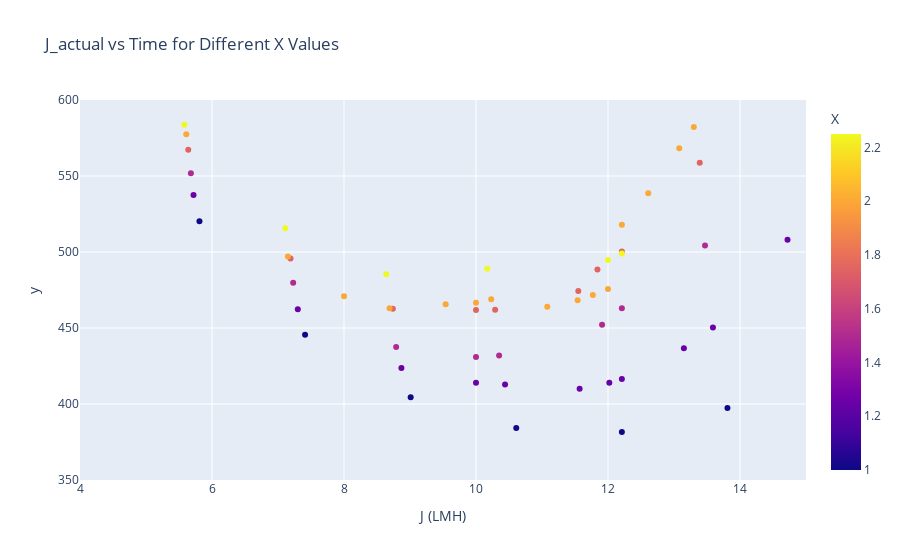

Here is the notebook cell this chart was saved with:
### Code cell
grouped_data_loop = []
for df_name, df in dataframes_loop.items():
    match = re.search(r"X(\d+\.\d+)", str(df_name))
    if match:
        X_value = float(match.group(1))
        J_actual_match = re.search(r"J_actual_(\d+\.\d+)", df_name)
        if J_actual_match:
            J_actual_value = float(J_actual_match.group(1))
            if '10nm_cumulative_yield' in df.columns:
                if df['10nm_cumulative_yield'].max() >= 0.85:
                    yield_index = df[df['10nm_cumulative_yield'] >= 0.85].index[0]
                else:
                    yield_index = df.index[-1]
                yield_index_row = df.loc[yield_index]
                grouped_data_loop.append({
                    'X': X_value,
                    'Diavolumes': yield_index_row['Diavolumes'],
                    'J_actual': J_actual_value,
                    'Time': yield_index_row['Time (s)'],
                    'Yield': yield_index_row['10nm_cumulative_yield']
                })

# Create a DataFrame from the grouped data
grouped_df_loop = pd.DataFrame(grouped_data_loop)

# Create the interactive scatter plot
fig_X = px.scatter(grouped_df_loop, y=grouped_df_loop['Time'] / 60, x='J_actual', color='X',
                   hover_data=['Time', 'J_actual', 'Diavolumes','Yield'],
                   labels={'Time': 'Time (min)', 'J_actual': 'J (LMH)'},
                   title='J_actual vs Time for Different X Values')

fig_X.update_layout(xaxis_range=[4, 15])
fig_X.update_layout(yaxis_range=[350, 600])

fig_X.show()

### Figure 1 — Plotly figure (JSON) as saved in the notebook; plotly's stock layout.template omitted (floating-point values rounded to 4 significant figures; data arrays with more than 128 entries replaced by an {"elided": "..."} marker saying what was removed)
{"data": [{"customdata": {"elided": "83x3 float values"}, "hovertemplate": "J (LMH)=%{x}<br>y=%{y}<br>Time (min)=%{customdata[0]}<br>Diavolumes=%{customdata[1]}<br>Yield=%{customdata[2]}<br>X=%{marker.color}<extra></extra>", "legendgroup": "", "marker": {"color": [1, 1, 1, 1, 1, 1, 1, 1, 1, 1, 1, 1, 1.25, 1.25, 1.25, 1.25, 1.25, 1.25, 1.25, 1.25, 1.25, 1.25, 1.25, 1.25, 1.25, 1.25, 1.25, 1.25, 1.25, 1.5, 1.5, 1.5, 1.5, 1.5, 1.5, 1.5, 1.5, 1.5, 1.5, 1.5, 1.5, 1.75, 1.75, 1.75, 1.75, 1.75, 1.75, 1.75, 1.75, 1.75, 1.75, 1.75, 1.75, 1.75, 1.75, 2, 2, 2, 2, 2, 2, 2, 2, 2, 2, 2, 2, 2, 2, 2, 2, 2, 2, 2.25, 2.25, 2.25, 2.25, 2.25, 2.25, 2.25, 2.25, 2.25, 2.25], "coloraxis": "coloraxis", "symbol": "circle"}, "mode": "markers", "name": "", "orientation": "v", "showlegend": false, "type": "scatter", "x": [12.21, 1, 5.81, 2.6, 15.42, 15.5, 15.8, 13.81, 10.61, 4.2, 7.41, 9.01, 15.16, 8.87, 2.57, 1, 10, 13.59, 12.02, 15.65, 12.21, 15.5, 4.15, 13.15, 14.72, 5.72, 11.57, 7.3, 10.44, 12.21, 4.12, 1, 10.35, 5.68, 13.47, 2.56, 10, 8.79, 7.23, 15.03, 11.91, 10.29, 8.74, 13.39, 2.55, 11.84, 14.93, 5.64, 11.55, 7.19, 15, 12.21, 1, 4.1, 10, 5.61, 13.3, 7.15, 9.54, 1, 12.21, 4.08, 11.54, 10.23, 2.54, 13.08, 8, 12, 11.08, 12.61, 8.69, 11.77, 10, 2.53, 5.58, 12, 8.64, 13.22, 10.17, 7.11, 12.21, 1, 4.06], "xaxis": "x", "y": [381.5, 2405.0, 520.2, 990.5, 440.8, 445, 464.7, 397.3, 384.2, 661.3, 445.5, 404.5, 546.3, 423.7, 1010.0, 2415, 414, 450.3, 414, 612.8, 416.5, 457.7, 680, 436.7, 508, 537.5, 410, 462.3, 412.8, 463, 693.8, 2423.0, 431.8, 551.8, 504.3, 1025, 431, 437.5, 479.8, 710.8, 452.2, 462, 462.7, 558.7, 1038.0, 488.5, 806.7, 567.3, 474.3, 495.7, 865, 500.3, 2431.0, 707.7, 461.8, 577.5, 582.2, 497, 465.7, 2438.0, 518, 717.8, 468.3, 468.8, 1048.0, 568.3, 470.8, 475.7, 464, 538.7, 463, 471.7, 466.7, 1056, 583.7, 494.7, 485.3, 610.2, 489, 515.7, 499, 2442.0, 723.2], "yaxis": "y"}], "layout": {"coloraxis": {"colorbar": {"title": {"text": "X"}}, "colorscale": [[0, "#0d0887"], [0.1111, "#46039f"], [0.2222, "#7201a8"], [0.3333, "#9c179e"], [0.4444, "#bd3786"], [0.5556, "#d8576b"], [0.6667, "#ed7953"], [0.7778, "#fb9f3a"], [0.8889, "#fdca26"], [1, "#f0f921"]]}, "legend": {"tracegroupgap": 0}, "title": {"text": "J_actual vs Time for Different X Values"}, "xaxis": {"anchor": "y", "domain": [0, 1], "range": [4, 15], "title": {"text": "J (LMH)"}}, "yaxis": {"anchor": "x", "domain": [0, 1], "range": [350, 600], "title": {"text": "y"}}}}
